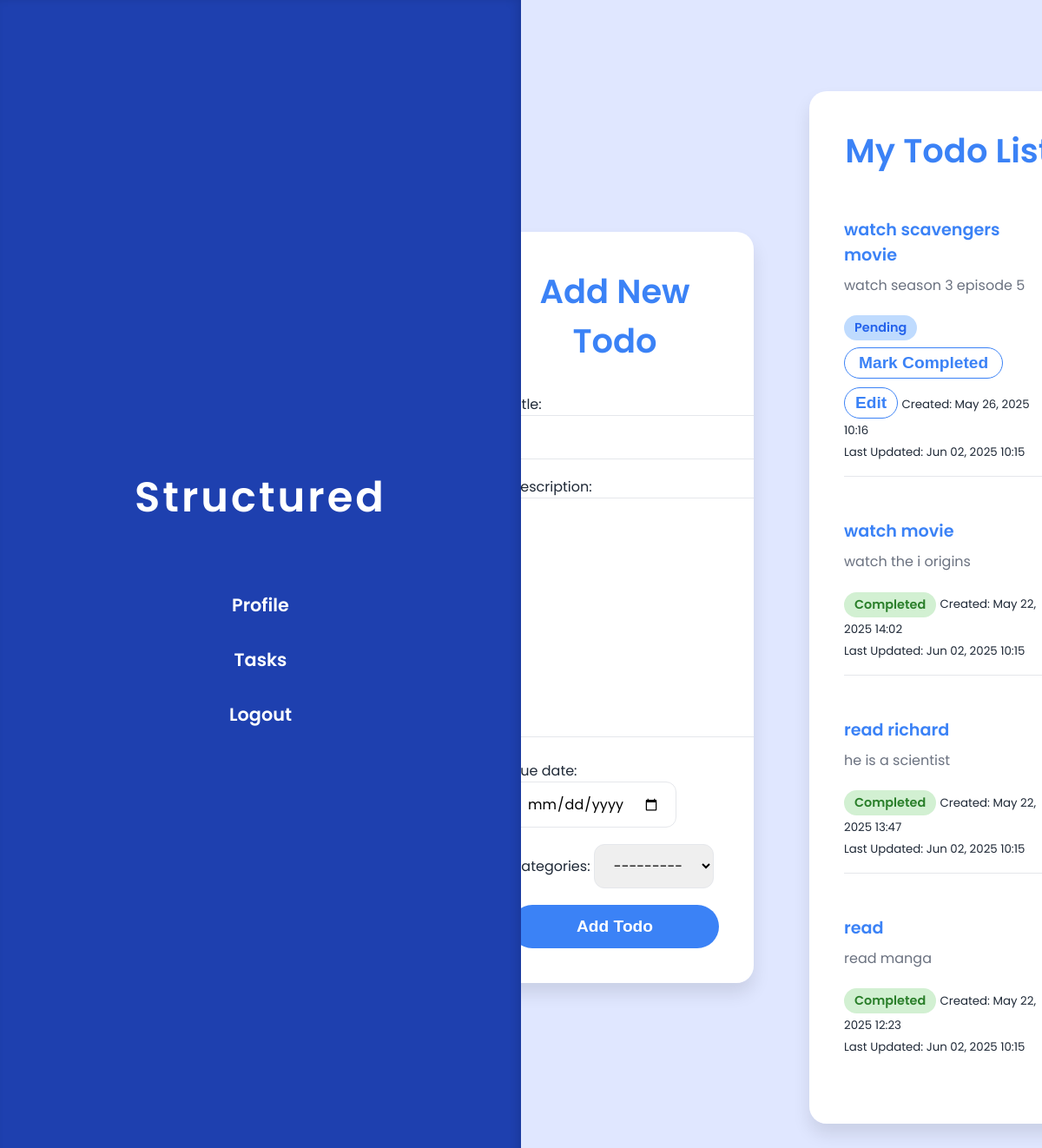
The app's page / (signed in), older data.
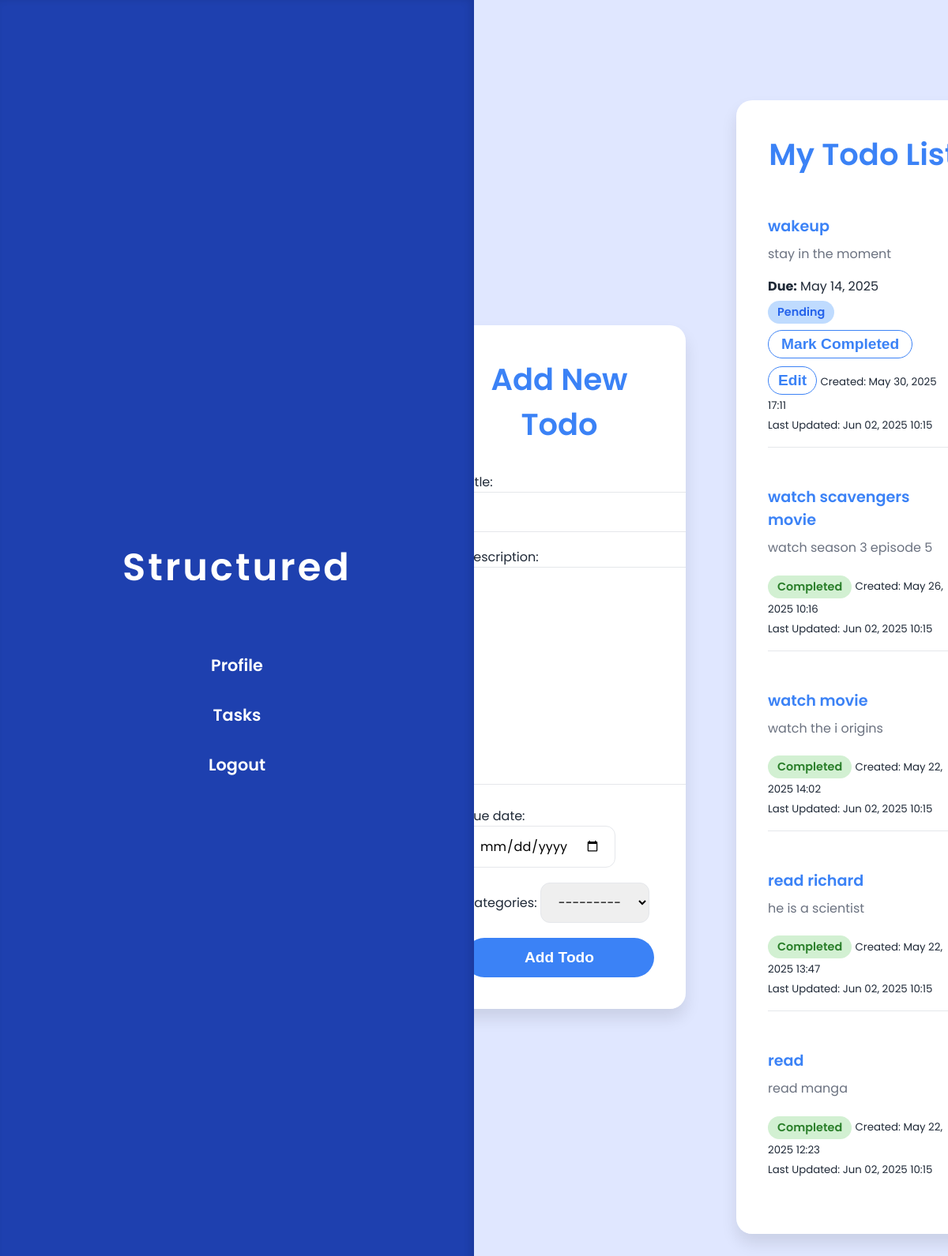
The same page, newer data.
### todos/models.py (models this page shows, shortened)
class Todo(models.Model):
    user = models.ForeignKey(User, on_delete=models.CASCADE, null=False, blank=False)
    title = models.CharField(max_length=200)
    description = models.TextField()
    completed = models.BooleanField(default=False)
    created_at = models.DateTimeField(auto_now_add=True)
    updated_at = models.DateTimeField(auto_now=True)
    due_date = models.DateField(null=True, blank=True)
    categories = models.ForeignKey('Categories', on_delete=models.SET_NULL, related_name='todos', null=True, blank=True)

### todos/views.py (the view)
# urls.py: 2. Add a URL to urlpatterns:  path('', views.home, name='home')
@login_required
def home(request):
    if not request.user.is_authenticated:
        return redirect('login')
    if request.method == 'POST':
        form = TodoForm(request.POST)
        if form.is_valid():
            todo = form.save(commit=False)
            todo.user = request.user
            todo.save()
            return redirect('home')
    else:
        form = TodoForm()
    todos = Todo.objects.filter(user=request.user).order_by('-created_at')
    return render(request, 'todos/home.html', {'form': form, 'todos': todos, 'today': date.today()})

### todos/forms.py
class TodoForm(forms.ModelForm):
    class Meta:
        model = Todo
        fields = ['title', 'description', 'due_date', 'categories'] #'completed'
        widgets = {
            'due_date': forms.DateInput(attrs={'type': 'date'}),
        }

### todos/templates/todos/home.html (shortened to what this page needs)
<!DOCTYPE html>
<html lang="en">
<head>
</head>
<body>
  <div class="sidebar">
    <h2>Structured</h2>
    <nav>
      <a href="{% url 'profile' %}">Profile</a>
      <a href="{% url 'home' %}">Tasks</a>
      <a href="{% url 'logout' %}">Logout</a>
    </nav>
  </div>
  <div class="main-content">
    <section class="card add-todo-form-section">
      <h1>Add New Todo</h1>
      <form method="POST" class="add-todo-form">
        {{ form.as_p }}
        <button type="submit">Add Todo</button>
      </form>
    </section>
    <section class="card todo-list">
      <h1>My Todo List</h1>
      <ul>
        {% for todo in todos %}
          <li class="todo-item">
            <div class="todo-header">
              <span class="todo-title">{{ todo.title }}</span>
            </div>
            <div class="todo-description">{{ todo.description }}</div>
            {% if todo.due_date %}
              <p><strong>Due:</strong> {{ todo.due_date }}</p>
            {% endif %}
            <span class="status {% if todo.completed %}completed{% else %}pending{% endif %}">
              {% if todo.completed %}
                Completed
              {% else %}
                Pending
              {% endif %}
            </span>
            {% if not todo.completed %}
              <form method="POST" action="{% url 'mark_completed' todo.id %}" class="mark-completed-form">
                <button type="submit">Mark Completed</button>
              </form>
              <button class="edit-btn" onclick="toggleEditForm({{ todo.id }})">Edit</button>
            {% endif %}
            <small>Created: {{ todo.created_at|date:"M d, Y H:i" }}</small><br/>
            <small>Last Updated: {{ todo.updated_at|date:"M d, Y H:i" }}</small>
          </li>
        {% empty %}
          <li>No todos yet.</li>
        {% endfor %}
      </ul>
    </section>
  </div>
</body>
</html>

### todos/templates/todos/home.html (style rules this page uses)
:root { --primary-color: #3b82f6; --secondary-color: #e0e7ff; --card-bg: #ffffff; --sidebar-bg: #1e40af; --text-primary: #1f2937; --text-muted: #6b7280; --divider-color: #e5e7eb; --shadow: rgba(0, 0, 0, 0.1); }
* { box-sizing: border-box; margin: 0; padding: 0; }
body, html { height: 100%; font-family: 'Poppins', sans-serif; background: linear-gradient(90deg, var(--sidebar-bg) 50%, var(--secondary-color) 50%); color: var(--text-primary); overflow-x: hidden; }
.sidebar { position: fixed; left: 0; top: 0; bottom: 0; width: 50vw; background: var(--sidebar-bg); display: flex; flex-direction: column; justify-content: center; align-items: center; padding: 2rem; box-shadow: inset -5px 0 10px var(--shadow); text-align: center; }
.sidebar h2 { font-size: 3rem; font-weight: 600; color: #fff; margin-bottom: 3rem; letter-spacing: 3px; user-select: none; }
.sidebar nav a { display: block; font-weight: 600; color: white; text-decoration: none; font-size: 1.3rem; margin: 1rem 0; padding: 0.5rem 1rem; border-radius: 50px; transition: background-color 0.3s ease; user-select: none; }
.main-content { margin-left: 50vw; height: 100vh; display: flex; justify-content: center; align-items: center; gap: 4rem; padding: 3rem; overflow-y: auto; background: var(--secondary-color); }
.card { background: var(--card-bg); box-shadow: 0 12px 20px var(--shadow); border-radius: 20px; padding: 2.5rem; width: 38vw; min-width: 320px; max-height: 85vh; overflow-y: auto; transition: transform 0.3s ease, box-shadow 0.3s ease; }
h1 { font-weight: 600; font-size: 2.4rem; margin-bottom: 2rem; color: var(--primary-color); text-align: center; }
ul { list-style-type: none; }
li { border-bottom: 1px solid var(--divider-color); padding: 1rem 0; }
li:last-child { border-bottom: none; }
.todo-item { margin-bottom: 2rem; }
.todo-header { display: flex; justify-content: space-between; align-items: center; flex-wrap: wrap; margin-bottom: 0.5rem; }
.todo-title { font-weight: 600; font-size: 1.2rem; color: var(--primary-color); }
.todo-description { font-size: 1rem; color: var(--text-muted); margin-bottom: 1rem; white-space: pre-line; }
.status { margin-top: 0.4rem; font-weight: 600; font-size: 0.9rem; padding: 4px 12px; border-radius: 20px; display: inline-block; }
.completed { background-color: #d2f0d2; color: #2a7f2a; }
.pending { background-color: #bfdbfe; color: #2563eb; }
form.add-todo-form { display: flex; flex-direction: column; gap: 1.2rem; }
input[type="text"], input[type="date"], textarea, select { padding: 12px 18px; border-radius: 12px; border: 1.5px solid var(--divider-color); font-size: 1rem; font-family: 'Poppins', sans-serif; transition: border-color 0.3s ease; }
button { background-color: var(--primary-color); border: none; color: white; font-weight: 600; padding: 14px 0; border-radius: 30px; font-size: 1.2rem; cursor: pointer; transition: background-color 0.3s ease; user-select: none; }
.edit-btn { background: none; border: 1.5px solid var(--primary-color); border-radius: 50px; padding: 6px 12px; color: var(--primary-color); cursor: pointer; font-weight: 600; margin-top: 10px; transition: background-color 0.3s ease, color 0.3s ease; user-select: none; }
form.mark-completed-form button { background: transparent; border: 1.5px solid var(--primary-color); color: var(--primary-color); padding: 6px 16px; border-radius: 30px; font-weight: 600; cursor: pointer; transition: background-color 0.3s ease, color 0.3s ease; user-select: none; margin-top: 8px; }

Row changes from the older to the newer data that the page shows:
added Todo: title "wakeup", description "stay in the moment", due_date "May 14, 2025", completed "Pending", created_at "May 30, 2025 17:11", updated_at "Jun 02, 2025 10:15"
changed Todo "watch scavengers movie": completed "Pending Mark Completed Edit" → "Completed"
